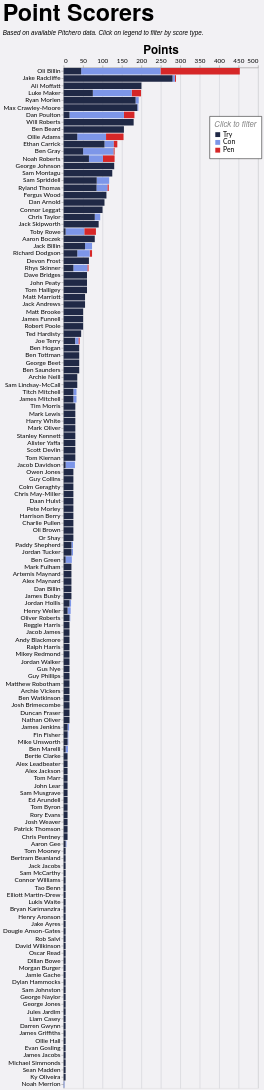

Write the Vega-Lite specification saved for this chart.
### Vega-Lite specification from a JSON file in a GitHub repository (floating-point values rounded to 4 significant figures; data arrays with more than 128 entries replaced by an {"elided": "..."} marker saying what was removed)
{"config": {"axis": {"labelFont": "Lato, sans-serif", "titleFont": "PT Sans Narrow, Helvetica Neue, Helvetica, Arial, sans-serif", "labelFontSize": 13, "titleFontSize": 24, "gridColor": "#202947", "gridOpacity": 0.2}, "header": {"labelFont": "PT Sans Narrow, Helvetica Neue, Helvetica, Arial, sans-serif", "titleFont": "PT Sans Narrow, Helvetica Neue, Helvetica, Arial, sans-serif", "labelFontSize": 24, "titleFontSize": 28, "labelFontWeight": "bold", "orient": "left"}, "legend": {"labelFont": "Lato, sans-serif", "titleFont": "PT Sans Narrow, Helvetica Neue, Helvetica, Arial, sans-serif", "labelFontSize": 14, "titleFontSize": 16, "titlePadding": 5, "fillColor": "white", "strokeColor": "black", "padding": 10, "titleFontWeight": "lighter", "titleFontStyle": "italic", "titleColor": "gray", "offset": 10}, "title": {"font": "PT Sans Narrow, Helvetica Neue, Helvetica, Arial, sans-serif", "fontSize": 48, "fontWeight": "bold", "anchor": "start", "align": "center", "titlePadding": 20, "subtitlePadding": 10, "subtitleFontSize": 13, "subtitleColor": "", "subtitleFontStyle": "italic", "offset": 15, "color": "black"}, "axisX": {"labelAngle": 0}, "facet": {"title": null, "header": null, "align": {"row": "each", "column": "each"}}, "resolve": {"scale": {"y": "independent", "facet": "independent"}}, "background": "#f2f1f4"}, "data": {"name": "data-e765cb42d80f6db710ca1f236d73e892"}, "mark": {"type": "bar"}, "encoding": {"color": {"field": "event", "legend": {"legendX": 300, "legendY": 100, "orient": "none", "title": "Click to filter"}, "scale": {"domain": ["Try", "Con", "Pen"], "range": ["#202946", "#7d96e8", "#d62728"]}, "type": "nominal"}, "order": {"field": "event_sort", "sort": "ascending", "type": "quantitative"}, "tooltip": [{"field": "player", "title": "Player", "type": "nominal"}, {"field": "event", "title": "Type", "type": "nominal"}, {"aggregate": "sum", "field": "count", "title": "Count", "type": "quantitative"}, {"aggregate": "sum", "field": "Points", "title": "Points", "type": "quantitative"}, {"aggregate": "sum", "field": "A", "title": "Games", "type": "quantitative"}], "x": {"aggregate": "sum", "axis": {"orient": "top", "title": "Points"}, "field": "Points", "type": "quantitative"}, "y": {"field": "player", "sort": "-x", "title": null, "type": "nominal"}}, "height": {"step": 15}, "params": [{"name": "param_1", "select": {"type": "point", "fields": ["event"]}, "bind": "legend"}], "title": {"text": "Point Scorers", "subtitle": "Based on available Pitchero data. Click on legend to filter by score type."}, "transform": [{"filter": {"param": "param_1"}}, {"calculate": "datum.event == 'Try' ? 1 : datum.event == 'Con' ? 2 : datum.event == 'Pen' ? 3 : 4", "as": "event_sort"}], "width": 400, "$schema": "https://vega.github.io/schema/vega-lite/v5.20.1.json", "datasets": {"data-e765cb42d80f6db710ca1f236d73e892": {"elided": "444 records"}}}
